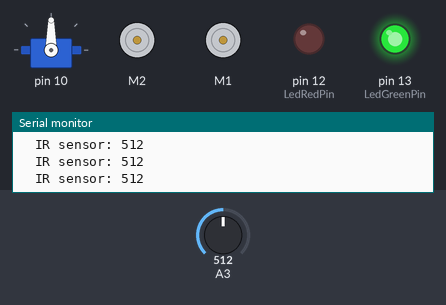
This sketch was run on a simulated Arduino Uno, built with avr-gcc and run on an emulated ATmega328P. Parts: servo, 2 × DC motor (green arrow = forward, orange = backward, longer = faster), output pins drawn as LEDs (lit = HIGH), the last lines printed to the serial monitor. The test bench sets the inputs (shaded band); at power-on: A3 = 512.

Above: at 7.2 s.
7.3 s: A3 set to 534
10.3 s: A3 set to 561
At 11.2 s:
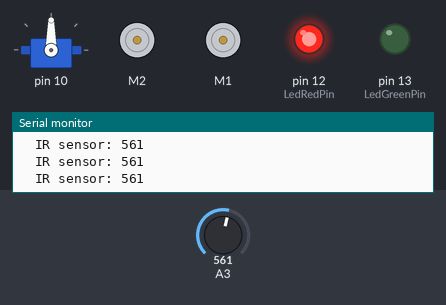
11.8 s: A3 set to 440
At 12.2 s:
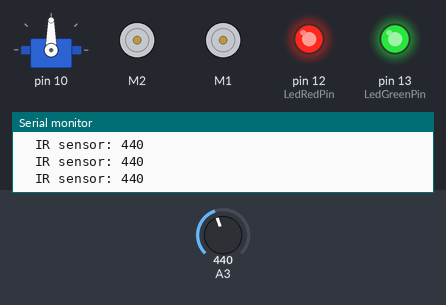
13.3 s: A3 set to 363
14.8 s: A3 set to 334
At 15.5 s:
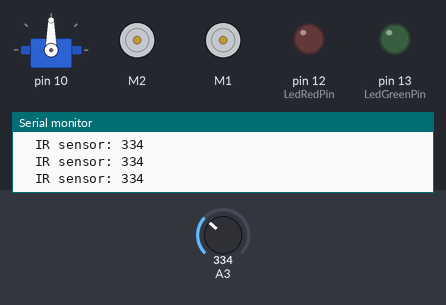
16.3 s: A3 set to 360
At 17.8 s:
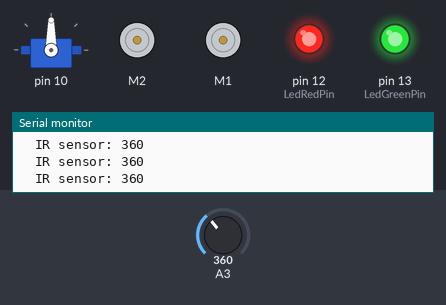
Timing chart, 0 to 19.3 s (numbered marks = the images above; inputs shaded):
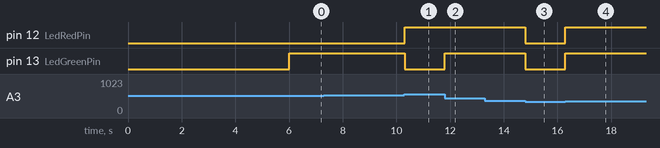

Measured:
- the behaviour switches between 549 and 550 on A3 (found by bisection; images 0 and 1)
- the behaviour switches between 350 and 349 on A3 (found by bisection; images 2 and 3)
- after the input at 10.3 s, pin 12 (LedRedPin): LOW → HIGH at once; pin 13 (LedGreenPin): HIGH → LOW at once
- after the input at 11.8 s, pin 13 (LedGreenPin): LOW → HIGH at once
- after the input at 14.8 s, pin 12 (LedRedPin), pin 13 (LedGreenPin): HIGH → LOW at once
- after the input at 16.3 s, pin 12 (LedRedPin), pin 13 (LedGreenPin): LOW → HIGH at once

The sketch:

Test_Distance_Turn.ino
```cpp
//Direction: Right to left On: leftward down sloap

#include <Adafruit_MotorShield.h>
#include <lenlib.h>
#include <Servo.h>
#include <Wire.h>
#include <EEPROM.h>

#define C_MOTOR_LEFT_2 2
#define C_MOTOR_RIGHT_1 1

#define C_ENGINE_SPEED 0
#define C_ARR_LENGHT 13

struct timeSpeedStruct {
  int tsLeftEngine;
  int tsRightEngine;
  int tsMilliSec;
};

mySensors Sensors; // create sensors object

myMotors Motors; // Create motors object

static int targetTime;
static int ix;


// constants won't change. Used here to set a pin number :
const int LedRedPin =  12;      // the number of the LED pin
const int LedGreenPin =  13;

int valIR = 0;

struct timeSpeedStruct timeSpeedArr[C_ARR_LENGHT] = {
  { 0,  0, 1900}, // 1 rakt
  { 0,  0, 1400}, // 2 sväng vänster
  { 0,  0,  700}, // 3 rakt
  { 0,  0, 1350}, // 4 sväng vänster
  { 0,  0,  700}, // 5 rakt
  { 0,  0, 2000}, // 6 sväng höger
  { 0,  0, 2000}, // 7 rakt
  { 0,  0, 2000}, // 8 sväng höger
  { 0,  0, 2000}, // 9 rakt
  { 0,  0, 2000}, // 10 sväng höger
  { 0,  0, 2000}, // 11 rakt
  { 0,  0, 2000}, // 12 sväng vänster
  { 0,  0, 2000} // 13 rakt
};


void setup()
{
  // set the digital pin as output:
  pinMode(LedRedPin, OUTPUT);
  pinMode(LedGreenPin, OUTPUT);
  Sensors.beginSensors(); // start sensors
  Motors.beginMotors(); // Start up motors
  Serial.begin(9600); // set up Serial library at 9600 bps
  Serial.println("button and IR sensor test.");
  delay(6000);
  ix = 0;
  targetTime = millis() + timeSpeedArr[ix].tsMilliSec;

} // setup

void loop()
{
  valIR = Sensors.readIR0();

  if (valIR < 350)
  {
    digitalWrite(LedGreenPin, LOW);
    digitalWrite(LedRedPin, LOW);
  }
  else if (valIR < 450)
  {
    digitalWrite(LedGreenPin, HIGH);
    digitalWrite(LedRedPin, HIGH);
  }
  else if (valIR < 550)
  {
    digitalWrite(LedGreenPin, HIGH);
    digitalWrite(LedRedPin, LOW);
  }
  else if (valIR < 650)
  {
    digitalWrite(LedGreenPin, LOW);
    digitalWrite(LedRedPin, HIGH);
  }

  Serial.print("\tIR sensor: ");Serial.print(valIR);
  Serial.print("\n");

  if (ix >= C_ARR_LENGHT)
  {
    Motors.runMotor(C_MOTOR_LEFT_2, FORWARD, 0);
    Motors.runMotor(C_MOTOR_RIGHT_1, FORWARD, 0);
  } // if
  else
  {
    if (millis() <= targetTime)
    {
      Motors.runMotor(C_MOTOR_LEFT_2, FORWARD, timeSpeedArr[ix].tsLeftEngine);
      Motors.runMotor(C_MOTOR_RIGHT_1, FORWARD, timeSpeedArr[ix].tsRightEngine*1.08);
    }
    else
    {
      ix++;
      if (ix < C_ARR_LENGHT)
      {
        targetTime = millis() + timeSpeedArr[ix].tsMilliSec;
      } // if
    } // if
  } // else
} // loop


/*

// Tell it where to store your config data in EEPROM
#define CONFIG_START 32
#define C_ARR_SIZE 100

int AxisX = 0;
int AxisY = 0;

int XArr[C_ARR_SIZE];
int YArr[C_ARR_SIZE];
int ArrIndex = 0;

mySensors Sensors; // create sensors object

// Example settings structure
struct StoreStruct {
  int x, y, ax, ay, AI;
};
struct StoreStruct storage;

int stopMeassureTime = 0;
int startMeassureTime = 0;
int count = 0;

void loadConfig() {
  // To make sure there are settings, and they are YOURS!
  // If nothing is found it will use the default settings.
     for (unsigned int t=0; t<sizeof(storage); t++)
      *((char*)&storage + t) = EEPROM.read(CONFIG_START + t);
}

void saveConfig() {
  for (unsigned int t=0; t<sizeof(storage); t++)
    EEPROM.write(CONFIG_START + t, *((char*)&storage + t));
}


  //Serial.begin(9600); // set up Serial library at 9600 bps
  //Serial.println("button and IR sensor test.");

  Sensors.beginSensors(); // start sensors


}


  delay(50);
  if((millis() >= startMeassureTime) && (count == 0))
  {

    AxisX = Sensors.readAccX();
    XArr[ArrIndex] = AxisX;
    AxisY = Sensors.readAccY();
    YArr[ArrIndex] = AxisY;
    ArrIndex++;
    count = 1;
  }

  if (count == 1)
  {
    if (millis() <= stopMeassureTime)
    {
      if (ArrIndex < C_ARR_SIZE)
      {
        XArr[ArrIndex] = Sensors.readAccX();
        YArr[ArrIndex] = Sensors.readAccY();
        ArrIndex++;
      }
      AxisX = (AxisX + Sensors.readAccX())/2;
      AxisY = (AxisY + Sensors.readAccY())/2;
    }
    else
    {
      long xTemp = 0;
      long yTemp = 0;
      Motors.runMotor(C_MOTOR_LEFT_2, FORWARD, 0); // Motor 1 should run forward with speed x
      Motors.runMotor(C_MOTOR_RIGHT_1, FORWARD, 0);
      storage.x = AxisX;
      storage.y = AxisY;
      for (int i = 0; i < ArrIndex; i++)
      {
        xTemp = xTemp + XArr[i];
        yTemp = yTemp + YArr[i];
      }
      storage.ax = xTemp/ArrIndex;
      storage.ay = yTemp/ArrIndex;
      storage.AI = ArrIndex;
      saveConfig();
    }
  }
}

*/
```
